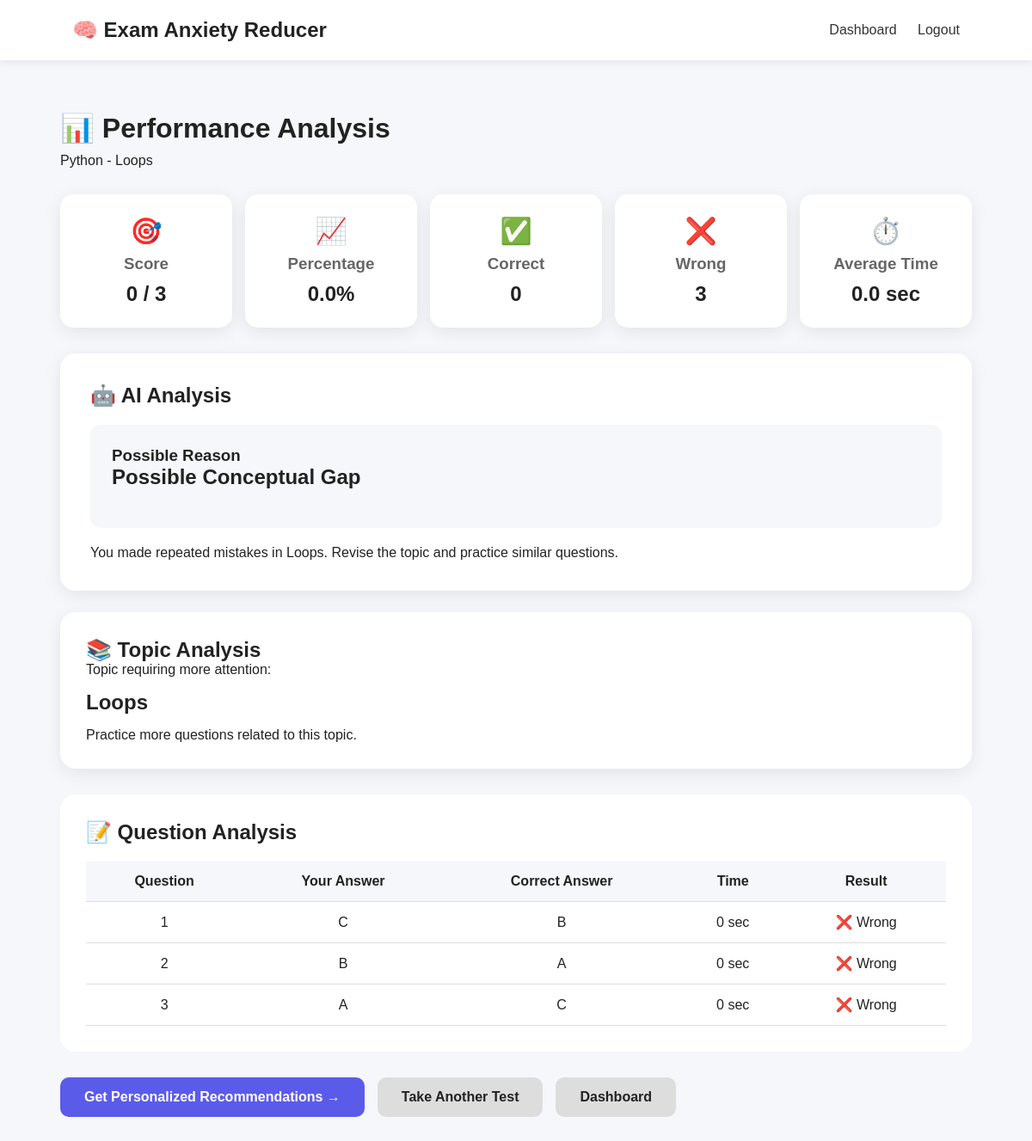
Page /analysis/8 (signed in) on the committed database.
### tables this page shows
CREATE TABLE tests (
            test_id INTEGER PRIMARY KEY AUTOINCREMENT,
            student_id INTEGER,
            subject TEXT,
            topic TEXT,
            score INTEGER,
            total_questions INTEGER,
            date TEXT
        );

CREATE TABLE questions (
            question_id INTEGER PRIMARY KEY AUTOINCREMENT,
            subject TEXT NOT NULL,
            topic TEXT NOT NULL,
            question TEXT NOT NULL,
            option_a TEXT NOT NULL,
            option_b TEXT NOT NULL,
            option_c TEXT NOT NULL,
            option_d TEXT NOT NULL,
            correct_answer TEXT NOT NULL
        );

CREATE TABLE answers (
            answer_id INTEGER PRIMARY KEY AUTOINCREMENT,
            test_id INTEGER,
            question_id INTEGER,
            student_answer TEXT,
            time_taken INTEGER,
            is_correct INTEGER
        );

### app.py (the view, shortened to what this page needs)
@app.route("/analysis/<int:test_id>")
def analysis(test_id):
    if "student_id" not in session:
        return redirect("/login")
    conn = sqlite3.connect("database.db")
    cursor = conn.cursor()
    cursor.execute("""
        SELECT test_id, subject, topic, score, total_questions, date
        FROM tests
        WHERE test_id = ? AND student_id = ?
    """, (test_id, session["student_id"]))
    test = cursor.fetchone()
    if not test:
        conn.close()
        return "Test not found!"
    cursor.execute("""
        SELECT
            a.question_id,
            a.student_answer,
            a.time_taken,
            a.is_correct,
            q.correct_answer,
            q.topic
        FROM answers a
        JOIN questions q
        ON a.question_id = q.question_id
        WHERE a.test_id = ?
    """, (test_id,))
    answers = cursor.fetchall()
    conn.close()
    score = test[3]
    total = test[4]
    percentage = (score / total * 100) if total > 0 else 0
    wrong_answers = sum(
        1 for answer in answers
        if answer[3] == 0
    )
    correct_answers = sum(
        1 for answer in answers
        if answer[3] == 1
    )
    total_time = sum(
        int(answer[2] or 0)
        for answer in answers
    )
    average_time = (
        total_time / len(answers)
        if answers else 0
    )
    topic_mistakes = {}
    for answer in answers:
        topic = answer[5]
        if answer[3] == 0:
            topic_mistakes[topic] = (
                topic_mistakes.get(topic, 0) + 1
            )
    weak_topic = None
    if topic_mistakes:
        weak_topic = max(
            topic_mistakes,
            key=topic_mistakes.get
        )
    if wrong_answers == 0:
        reason = "Excellent Performance"
        message = (
            "You answered all questions correctly. "
            "Keep practicing to maintain your performance."
        )
    elif weak_topic and topic_mistakes[weak_topic] >= 2:
        reason = "Possible Conceptual Gap"
        message = (
            f"You made repeated mistakes in {weak_topic}. "
            "Revise the topic and practice similar questions."
        )
    elif average_time > 45:
        reason = "Time Management Needs Improvement"
        message = (
            "You are spending considerable time on questions. "
            "Try improving your time-management strategy."
        )
    else:
        reason = "Normal Mistakes"
        message = (
            "Your mistakes do not show a strong repeated pattern. "
            "Continue practicing and reviewing incorrect answers."
        )
    return render_template(
        "analysis.html",
        test=test,
        answers=answers,
        percentage=round(percentage, 1),
        correct_answers=correct_answers,
        wrong_answers=wrong_answers,
        average_time=round(average_time, 1),
        weak_topic=weak_topic,
        reason=reason,
        message=message
    )

### templates/analysis.html (shortened to what this page needs)
<!DOCTYPE html>
<html>
<head>
    <link rel="stylesheet"
          href="{{ url_for('static', filename='css/style.css') }}">
</head>
<body>
<nav>
    <h2>🧠 Exam Anxiety Reducer</h2>
    <div>
        <a href="/dashboard">Dashboard</a>
        <a href="/logout">Logout</a>
    </div>
</nav>
<div class="analysis-container">
    <h1>📊 Performance Analysis</h1>
    <p>
        {{ test[1] }} - {{ test[2] }}
    </p>
    <div class="analysis-grid">
        <div class="analysis-card">
            <span class="analysis-icon">🎯</span>
            <h3>Score</h3>
            <h2>{{ test[3] }} / {{ test[4] }}</h2>
        </div>
        <div class="analysis-card">
            <span class="analysis-icon">📈</span>
            <h3>Percentage</h3>
            <h2>{{ percentage }}%</h2>
        </div>
        <div class="analysis-card">
            <span class="analysis-icon">✅</span>
            <h3>Correct</h3>
            <h2>{{ correct_answers }}</h2>
        </div>
        <div class="analysis-card">
            <span class="analysis-icon">❌</span>
            <h3>Wrong</h3>
            <h2>{{ wrong_answers }}</h2>
        </div>
        <div class="analysis-card">
            <span class="analysis-icon">⏱️</span>
            <h3>Average Time</h3>
            <h2>{{ average_time }} sec</h2>
        </div>
    </div>
    <div class="ai-analysis-box">
        <h2>🤖 AI Analysis</h2>
        <div class="reason-box">
            <h3>Possible Reason</h3>
            <h2>{{ reason }}</h2>
        </div>
        <p>
            {{ message }}
        </p>
    </div>
    <div class="topic-box">
        <h2>📚 Topic Analysis</h2>
        {% if weak_topic %}
            <p>
                Topic requiring more attention:
            </p>
            <h3>{{ weak_topic }}</h3>
            <p>
                Practice more questions related to
                this topic.
            </p>
        {% else %}
            <p>
                No specific weak topic was detected.
            </p>
        {% endif %}
    </div>
    <div class="question-analysis">
        <h2>📝 Question Analysis</h2>
        <table>
            <tr>
                <th>Question</th>
                <th>Your Answer</th>
                <th>Correct Answer</th>
                <th>Time</th>
                <th>Result</th>
            </tr>
            {% for answer in answers %}
            <tr>
                <td>
                    {{ loop.index }}
                </td>
                <td>
                    {{ answer[1] or "Not Answered" }}
                </td>
                <td>
                    {{ answer[4] }}
                </td>
                <td>
                    {{ answer[2] }} sec
                </td>
                <td>
                    {% if answer[3] == 1 %}
                        ✅ Correct
                    {% else %}
                        ❌ Wrong
                    {% endif %}
                </td>
            </tr>
            {% endfor %}
        </table>
    </div>
    <div class="analysis-buttons">
    <a href="/recommendations/{{ test[0] }}"
       class="main-button">
        Get Personalized Recommendations →
    </a>
    <a href="/practice-test"
       class="secondary-button">
        Take Another Test
    </a>
    <a href="/dashboard"
       class="secondary-button">
        Dashboard
    </a>
</div>
</div>
</body>
</html>

### static/style.css (style rules this page uses)
* { margin: 0; padding: 0; box-sizing: border-box; }
body { font-family: Arial, sans-serif; background: #f5f7fb; color: #222; }
nav { height: 70px; padding: 0 7%; display: flex; justify-content: space-between; align-items: center; background: white; box-shadow: 0 2px 10px rgba(0,0,0,0.08); }
nav a { text-decoration: none; margin-left: 20px; color: #333; }
.main-button { display: inline-block; padding: 14px 28px; background: #5b5bea; color: white; text-decoration: none; border-radius: 10px; font-weight: bold; }
.analysis-container { max-width: 1100px; margin: 40px auto; padding: 20px; }
.analysis-container > h1 { margin-bottom: 10px; }
.analysis-grid { display: grid; grid-template-columns: repeat(5, 1fr); gap: 15px; margin-top: 30px; }
.analysis-card { background: white; padding: 25px 15px; text-align: center; border-radius: 15px; box-shadow: 0 5px 20px rgba(0,0,0,0.08); }
.analysis-icon { font-size: 30px; }
.analysis-card h3 { margin: 10px 0; color: #666; }
.analysis-card h2 { font-size: 24px; }
.ai-analysis-box { background: white; margin-top: 30px; padding: 35px; border-radius: 18px; box-shadow: 0 5px 20px rgba(0,0,0,0.08); }
.ai-analysis-box h2 { margin-bottom: 20px; }
.reason-box { padding: 25px; background: #f5f7fb; border-radius: 12px; margin-bottom: 20px; }
.topic-box { margin-top: 25px; padding: 30px; background: white; border-radius: 18px; box-shadow: 0 5px 20px rgba(0,0,0,0.08); }
.topic-box h3 { margin: 15px 0; font-size: 24px; }
.question-analysis { margin-top: 30px; background: white; padding: 30px; border-radius: 18px; overflow-x: auto; }
.question-analysis table { width: 100%; border-collapse: collapse; margin-top: 20px; }
.question-analysis th, .question-analysis td { padding: 14px; border-bottom: 1px solid #ddd; text-align: center; }
.question-analysis th { background: #f5f7fb; }
.analysis-buttons { margin-top: 30px; display: flex; gap: 15px; align-items: center; }
.secondary-button { display: inline-block; padding: 14px 28px; border-radius: 10px; background: #ddd; color: #222; text-decoration: none; font-weight: bold; }

### rows in the picture
tests: subject "Python", topic "Loops", score "0", total_questions "3"
questions: topic "Loops"
answers: student_answer "C", correct_answer "B", time_taken "0", is_correct "❌ Wrong"
answers: student_answer "B", correct_answer "A", time_taken "0", is_correct "❌ Wrong"
answers: student_answer "A", correct_answer "C", time_taken "0", is_correct "❌ Wrong"

### other values in the picture
{{ percentage }} "0.0"
{{ correct_answers }} "0"
{{ wrong_answers }} "3"
{{ average_time }} "0.0"
{{ reason }} "Possible Conceptual Gap"
{{ message }} "You made repeated mistakes in Loops. Revise the topic and practice similar questions."
